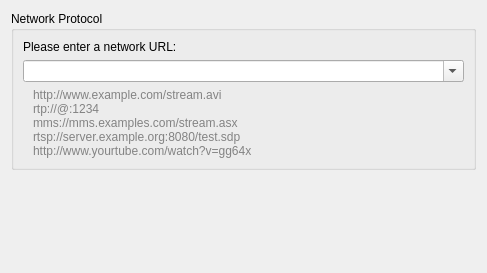
<?xml version="1.0" encoding="UTF-8"?>
<ui version="4.0">
 <author>Jean-Baptiste Kempf</author>
 <class>OpenNetwork</class>
 <widget class="QWidget" name="OpenNetwork">
  <property name="geometry">
   <rect>
    <x>0</x>
    <y>0</y>
    <width>487</width>
    <height>273</height>
   </rect>
  </property>
  <property name="windowTitle">
   <string>Form</string>
  </property>
  <layout class="QVBoxLayout">
   <item>
    <widget class="QGroupBox" name="groupBox">
     <property name="title">
      <string>Network Protocol</string>
     </property>
     <layout class="QGridLayout">
      <item row="0" column="0">
       <widget class="QLabel" name="label_1">
        <property name="sizePolicy">
         <sizepolicy hsizetype="Preferred" vsizetype="Fixed">
          <horstretch>0</horstretch>
          <verstretch>0</verstretch>
         </sizepolicy>
        </property>
        <property name="text">
         <string>Please enter a network URL:</string>
        </property>
       </widget>
      </item>
      <item row="2" column="0">
       <widget class="QLabel" name="examples">
        <property name="styleSheet">
         <string notr="true">color: #838383; </string>
        </property>
        <property name="text">
         <string notr="true">http://www.example.com/stream.avi
rtp://@:1234
mms://mms.examples.com/stream.asx
rtsp://server.example.org:8080/test.sdp
http://www.yourtube.com/watch?v=gg64x</string>
        </property>
        <property name="margin">
         <number>5</number>
        </property>
        <property name="indent">
         <number>10</number>
        </property>
       </widget>
      </item>
      <item row="1" column="0">
       <widget class="QComboBox" name="urlComboBox">
        <property name="maximumSize">
         <size>
          <width>600</width>
          <height>16777215</height>
         </size>
        </property>
        <property name="editable">
         <bool>true</bool>
        </property>
        <property name="insertPolicy">
         <enum>QComboBox::NoInsert</enum>
        </property>
       </widget>
      </item>
     </layout>
    </widget>
   </item>
   <item>
    <spacer>
     <property name="orientation">
      <enum>Qt::Vertical</enum>
     </property>
     <property name="sizeType">
      <enum>QSizePolicy::MinimumExpanding</enum>
     </property>
     <property name="sizeHint" stdset="0">
      <size>
       <width>20</width>
       <height>10</height>
      </size>
     </property>
    </spacer>
   </item>
  </layout>
 </widget>
 <tabstops>
  <tabstop>urlComboBox</tabstop>
 </tabstops>
 <resources/>
 <connections/>
</ui>
